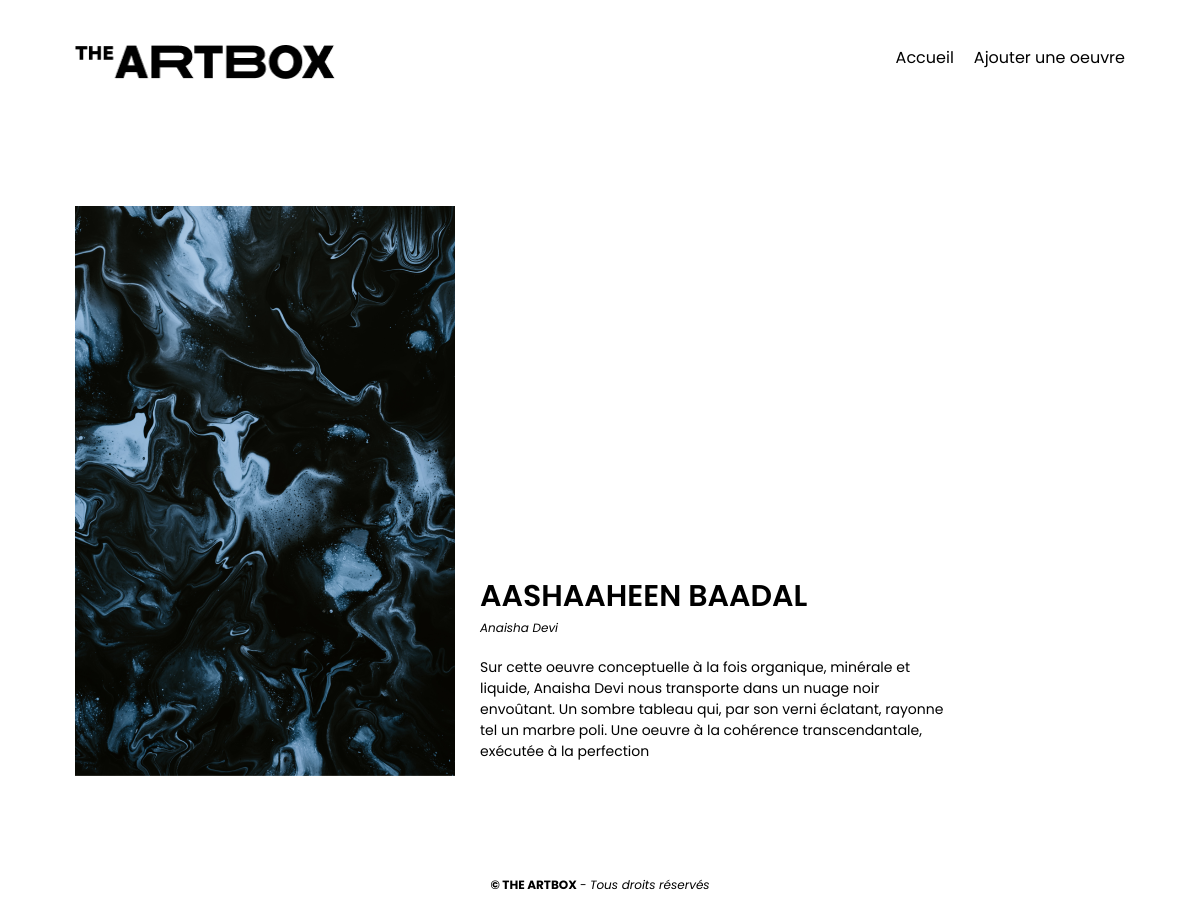
The app's page /oeuvre.php?id=2 with its own data.
### tables this page shows
CREATE TABLE IF NOT EXISTS `oeuvres` 
(
    `id` INT NOT NULL AUTO_INCREMENT COMMENT 'Identifiant unique de l\'oeuvre' , 
    `titre` VARCHAR(256) NOT NULL COMMENT 'Titre de l\'oeuvre' , 
    `artiste` VARCHAR(128) NOT NULL COMMENT 'Nom de l\'artiste' , 
    `description` TEXT NOT NULL COMMENT 'Description de l\'oeuvre' , 
    `image` VARCHAR(256) NOT NULL COMMENT 'Chemin local vers l\'image de l\'oeuvre' , 
    PRIMARY KEY (`id`)
);

### oeuvre.php (the view, shortened to what this page needs)
<?php
require_once ('./config/config.php');
include 'header.php';
$id = filter_var($_GET['id'], FILTER_VALIDATE_INT);
$pdo = dbconnect($dbConfig);
$stmt = $pdo->prepare("SELECT id, titre, artiste, description, image FROM oeuvres WHERE id = :id");
$stmt->execute(['id' => $id]);
$oeuvreTrouvee = $stmt->fetch();
?>
<article id="detail-oeuvre">
    <div id="img-oeuvre">
        <img src="<?php echo htmlspecialchars($oeuvreTrouvee['image']); ?>" alt="<?php echo htmlspecialchars($oeuvreTrouvee['titre']); ?>">
    </div>
    <div id="contenu-oeuvre">
        <h1><?php echo htmlspecialchars($oeuvreTrouvee['titre']); ?></h1>
        <p class="description"><?php echo htmlspecialchars($oeuvreTrouvee['artiste']); ?></p>
        <p class="description-complete">
            <?php echo htmlspecialchars($oeuvreTrouvee['description']); ?>
        </p>
    </div>
</article>
<?php include 'footer.php'; ?>

### css/style.css (style rules this page uses)
html, body { margin: 0; }
* { box-sizing: border-box; font-family: "Poppins", sans-serif; }
.oeuvre h2, #detail-oeuvre h1 { text-transform: uppercase; margin-top: 0; margin-bottom: 0; font-weight: 600; font-size: 30px; }
.oeuvre .description, #detail-oeuvre .description { font-style: italic; margin-top: 0; font-size: 12px; margin-bottom: 20px; }
#detail-oeuvre { display: flex; flex-wrap: wrap; align-items: end; margin-bottom: 100px; margin-top: 75px; font-size: 14px; padding: 0 15px; }
#img-oeuvre { margin-right: 25px; }
#img-oeuvre img { max-width: 470px; margin: auto; display: block; }
#contenu-oeuvre { max-width: 470px; }

### records on screen
oeuvres: image (picture), titre "AASHAAHEEN BAADAL", artiste "Anaisha Devi", description "Sur cette oeuvre conceptuelle à la fois organique, minérale et liquide, Anaisha Devi nous transporte dans un nuage noir envoûtant. Un sombre tableau qui, par son verni éclatant, rayonne tel un marbre poli. Une oeuvre à la cohérence transcendantale, exécutée à la perfection"
